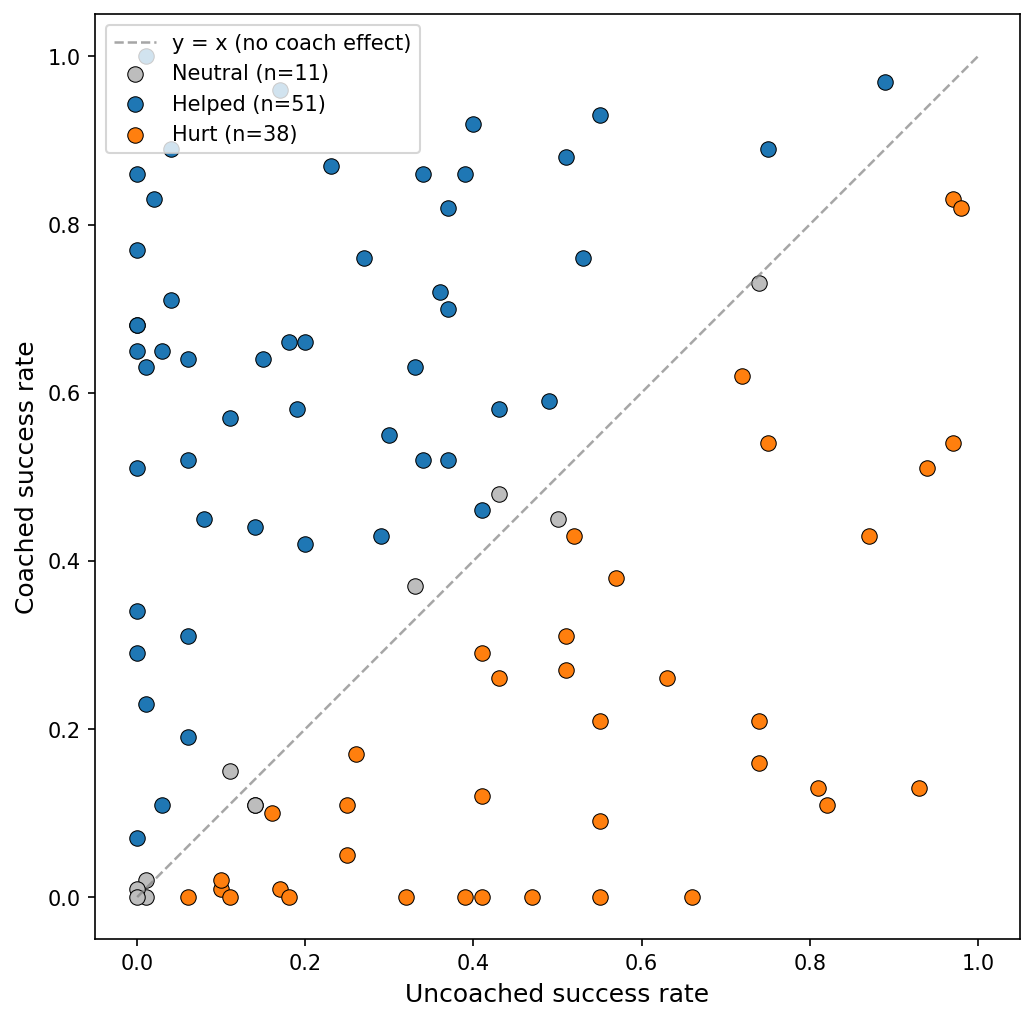

Write the Python code that produced this figure.
# train/unicycle_train/coach/v4_2/figures/plot_eval_3action_weakneg.py

import json
from pathlib import Path
import numpy as np
import matplotlib.pyplot as plt


LABEL = "V4.2 3action weak-negative"
THRESHOLD = 0.05  # +/-5pp threshold for helped vs hurt vs neutral

# Paper-friendly, colorblind-safe palette
COLOR_HELPED = "#1f77b4"   # blue
COLOR_HURT = "#ff7f0e"     # orange
COLOR_NEUTRAL = "#bdbdbd"  # gray


def main():
    # Script lives in v4_2/figures/, eval results live in v4_2/eval_logs/
    here = Path(__file__).resolve().parent
    eval_logs = here.parent / "eval_logs"

    # Collect (seed -> success_rate) for both modes across all timestamp dirs
    pattern = f"eval_*3action_weakneg_iter100*/{{mode}}/seed_*/result.json"
    rates = {"with_coach": {}, "no_coach": {}}
    for mode in rates:
        for path in eval_logs.glob(pattern.format(mode=mode)):
            seed = int(path.parent.name.split("_")[1])
            with open(path) as f:
                rates[mode][seed] = json.load(f)["evaluation"]["success_rate"]

    # Align by seed - same index across both arrays = same student
    seeds = sorted(set(rates["with_coach"]) & set(rates["no_coach"]))
    uncoached = np.array([rates["no_coach"][s] for s in seeds])
    coached = np.array([rates["with_coach"][s] for s in seeds])
    benefit = coached - uncoached

    # Print key stats so we have numbers to cite alongside the figure
    helped = int((benefit > THRESHOLD).sum())
    hurt = int((benefit < -THRESHOLD).sum())
    neutral = len(benefit) - helped - hurt
    corr = np.corrcoef(uncoached, benefit)[0, 1]
    print(f"{LABEL} ({len(seeds)} seeds): "
          f"helped={helped}, hurt={hurt}, neutral={neutral}, "
          f"corr(uncoached, benefit)={corr:+.3f}")

    # Classify each point so colors match the helped/hurt/neutral counts above
    helped_mask = benefit > THRESHOLD
    hurt_mask = benefit < -THRESHOLD
    neutral_mask = ~(helped_mask | hurt_mask)

    fig, ax = plt.subplots(figsize=(7, 7))

    # Diagonal first (background), then neutral, then helped/hurt on top
    ax.plot([0, 1], [0, 1], color="gray", linestyle="--", linewidth=1.2,
            alpha=0.7, label="y = x (no coach effect)")
    ax.scatter(uncoached[neutral_mask], coached[neutral_mask],
               color=COLOR_NEUTRAL, s=55, edgecolors="black", linewidths=0.5,
               label=f"Neutral (n={neutral})")
    ax.scatter(uncoached[helped_mask], coached[helped_mask],
               color=COLOR_HELPED, s=55, edgecolors="black", linewidths=0.5,
               label=f"Helped (n={helped})")
    ax.scatter(uncoached[hurt_mask], coached[hurt_mask],
               color=COLOR_HURT, s=55, edgecolors="black", linewidths=0.5,
               label=f"Hurt (n={hurt})")

    ax.set_xlabel("Uncoached success rate", fontsize=12)
    ax.set_ylabel("Coached success rate", fontsize=12)
    ax.set_xlim(-0.05, 1.05)
    ax.set_ylim(-0.05, 1.05)
    ax.set_aspect("equal")
    ax.legend(loc="upper left", fontsize=10)

    plt.tight_layout()
    plt.savefig(here / "plot_eval_3action_weakneg.png", dpi=150, bbox_inches="tight")
    print(f"Saved: {here / 'plot_eval_3action_weakneg.png'}")


if __name__ == "__main__":
    main()
